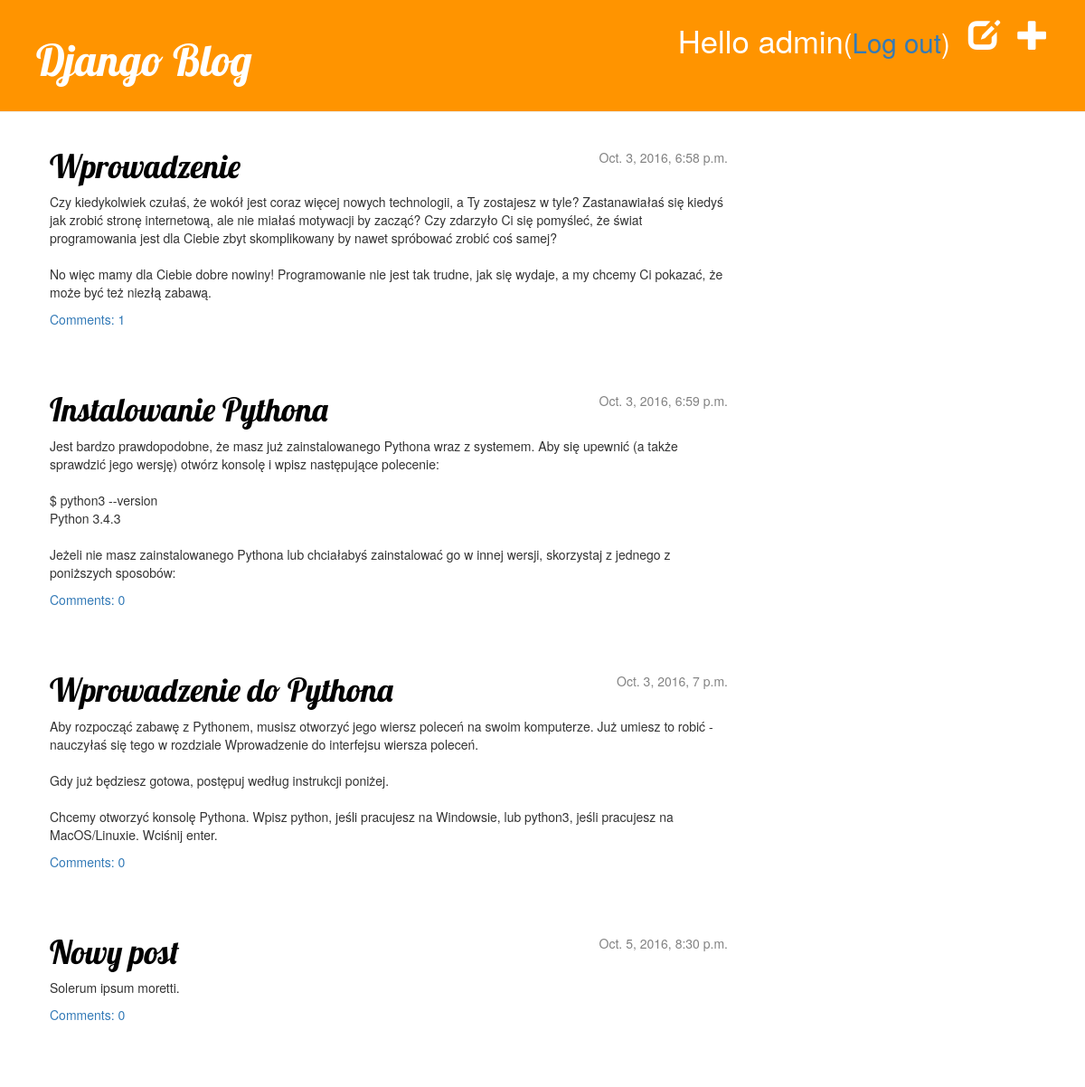
The app's page / (signed in) with its own data.
### blog/models.py (models this page shows, shortened)
class Post(models.Model):
    author = models.ForeignKey('auth.User')
    title = models.CharField(max_length=200)
    text = models.TextField()
    created_date = models.DateTimeField(
            default=timezone.now)
    published_date = models.DateTimeField(
            blank=True, null=True)
    def approved_comments(self):
        return self.comments.filter(approved_comment=True)

### blog/views.py (the view)
# urls.py: url(r'^$', views.post_list, name='post_list'),
def post_list(request):
    posts = Post.objects.filter(published_date__lte=timezone.now()).order_by('published_date')
    return render(request, 'blog/post_list.html', {'posts': posts})

### blog/templates/blog/post_list.html
{% extends 'blog/base.html' %}
{% block content %}
    {% for post in posts %}
        <div class="post">
            <div class="date">
                {{ post.published_date }}
            </div>
            <h1><a href="{% url 'post_detail' pk=post.pk %}">{{ post.title }}</a></h1>
            <p>{{ post.text|linebreaksbr }}</p>
            <a href="{% url 'post_detail' pk=post.pk %}">Comments: {{ post.approved_comments.count }}</a>
        </div>
    {% endfor %}
{% endblock content %}

### blog/templates/blog/base.html (shortened to what this page needs)
{% load staticfiles %}
<html>
<head>
    <link rel="stylesheet" href="https://maxcdn.bootstrapcdn.com/bootstrap/3.3.7/css/bootstrap.min.css"
>
    <link rel="stylesheet" href="https://maxcdn.bootstrapcdn.com/bootstrap/3.3.7/css/bootstrap-theme.min.css"
>
    <link rel="stylesheet" href="{% static 'css/blog.css' %}">
</head>
    <body>
    <div class="page-header">
    {% if user.is_authenticated %}
        <a href="{% url 'post_new' %}" class="top-menu"><span class="glyphicon glyphicon-plus"></span></a>
        <a href="{% url 'post_draft_list' %}" class="top-menu"><span class="glyphicon glyphicon-edit"></span></a>
        <p class="top-menu">Hello {{ user.username }}<small>(<a href="{% url 'logout' %}">Log out</a>)</small></p>
    {% else %}
        <a href="{% url 'login' %}" class="top-menu"><span class="glyphicon glyphicon-lock"></span></a>
    {% endif %}
    <h1><a href="/">Django Blog</a></h1>
</div>
    <div class="content container">
        <div class="row">
            <div class="col-md-8">
            {% block content %}
            {% endblock %}
            </div>
        </div>
    </div>
</body>
</html>

### static/css/blog.css (style rules this page uses)
.page-header { background-color: #ff9400; margin-top: 0; padding: 20px 20px 20px 40px; }
.page-header h1, .page-header h1 a, .page-header h1 a:visited, .page-header h1 a:active { color: #ffffff; font-size: 36pt; text-decoration: none; }
.content { margin-left: 40px; }
h1, h2, h3, h4 { font-family: 'Lobster', cursive; }
.date { float: right; color: #828282; }
.top-menu, .top-menu:hover, .top-menu:visited { color: #ffffff; float: right; font-size: 26pt; margin-right: 20px; }
.post { margin-bottom: 70px; }
.post h1 a, .post h1 a:visited { color: #000000; }

### records on screen
Post: published_date "Oct. 3, 2016, 6:58 p.m.", title "Wprowadzenie", text "Czy kiedykolwiek czułaś, że wokół jest coraz więcej nowych technologii, a Ty zostajesz w tyle? Zastanawiałaś się kiedyś jak zrobić stronę internetową, ale nie miałaś motywacji by zacząć? Czy zdarzyło Ci się pomyśleć, że świat programowania jest dla Ciebie zbyt skomplikowany by nawet spróbować zrobić coś samej? No więc mamy dla Ciebie dobre nowiny! Programowanie nie jest tak trudne, jak się wydaje, a my chcemy Ci pokazać, że może być też niezłą zabawą.", approved_comments.count "1"
Post: published_date "Oct. 3, 2016, 6:59 p.m.", title "Instalowanie Pythona", text "Jest bardzo prawdopodobne, że masz już zainstalowanego Pythona wraz z systemem. Aby się upewnić (a także sprawdzić jego wersję) otwórz konsolę i wpisz następujące polecenie: $ python3 --version Python 3.4.3 Jeżeli nie masz zainstalowanego Pythona lub chciałabyś zainstalować go w innej wersji, skorzystaj z jednego z poniższych sposobów:", approved_comments.count "0"
Post: published_date "Oct. 3, 2016, 7 p.m.", title "Wprowadzenie do Pythona", text "Aby rozpocząć zabawę z Pythonem, musisz otworzyć jego wiersz poleceń na swoim komputerze. Już umiesz to robić - nauczyłaś się tego w rozdziale Wprowadzenie do interfejsu wiersza poleceń. Gdy już będziesz gotowa, postępuj według instrukcji poniżej. Chcemy otworzyć konsolę Pythona. Wpisz python, jeśli pracujesz na Windowsie, lub python3, jeśli pracujesz na MacOS/Linuxie. Wciśnij enter.", approved_comments.count "0"
Post: published_date "Oct. 5, 2016, 8:30 p.m.", title "Nowy post", text "Solerum ipsum moretti.", approved_comments.count "0"

### other values on screen
{{ user.username }} "admin"
